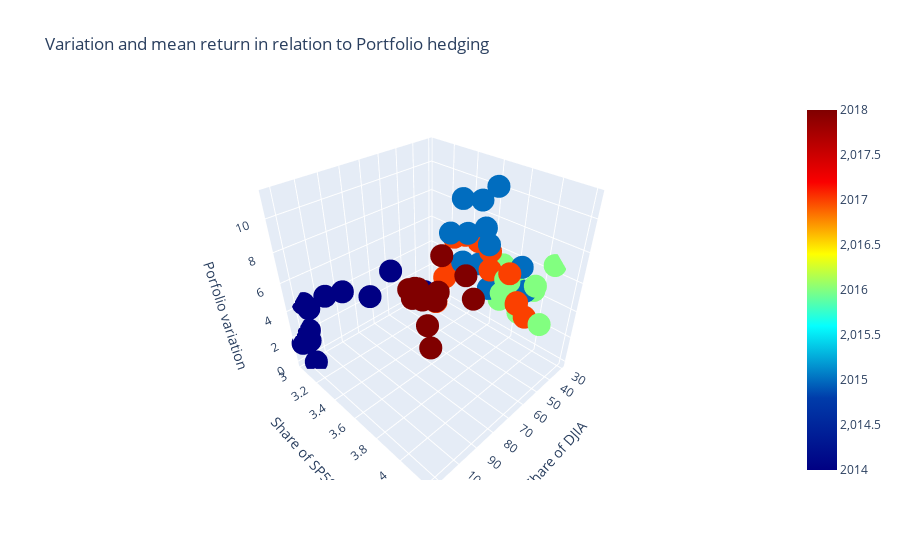

Notebook cell for this chart:
### Code cell
trace0=go.Scatter3d(
        x=df.BRENT,
        y=df["USD/PLN"],
        z=df.Adjusted_refining_margin,
        mode='markers',
        marker=dict(
       
        colorscale="Jet",
        color=df.year,
        showscale=True,
        size=8,
        opacity=1
        )
    )

data=[trace0]

figure=go.Figure(
    data=data,
    layout=go.Layout(
        scene=dict(
            xaxis=dict(title="Share of DJIA"),
            yaxis=dict(title="Share of SP500"),
            zaxis=dict(title="Porfolio variation")
           
                  ),
         title="Variation and mean return in relation to Portfolio hedging"
    ))
iplot(figure)

### Figure 1 — Plotly figure (JSON) as saved in the notebook; plotly's stock layout.template omitted (floating-point values rounded to 4 significant figures)
{"data": [{"marker": {"color": [2014, 2014, 2014, 2014, 2014, 2014, 2014, 2014, 2014, 2014, 2014, 2014, 2015, 2015, 2015, 2015, 2015, 2015, 2015, 2015, 2015, 2015, 2015, 2015, 2016, 2016, 2016, 2016, 2016, 2016, 2016, 2016, 2016, 2016, 2016, 2016, 2017, 2017, 2017, 2017, 2017, 2017, 2017, 2017, 2017, 2017, 2017, 2017, 2018, 2018, 2018, 2018, 2018, 2018, 2018, 2018, 2018, 2018, 2018, 2018], "colorscale": [[0, "rgb(0,0,131)"], [0.2, "rgb(0,60,170)"], [0.4, "rgb(5,255,255)"], [0.6, "rgb(255,255,0)"], [0.8, "rgb(250,0,0)"], [1, "rgb(128,0,0)"]], "opacity": 1, "showscale": true, "size": 8}, "mode": "markers", "type": "scatter3d", "x": [108.3, 108.9, 107.6, 107.6, 109.6, 111.7, 106.6, 101.6, 97.3, 87.4, 78.9, 62.5, 47.9, 58.1, 55.9, 59.8, 64.3, 61.7, 56.5, 46.6, 47.6, 48.6, 44.3, 38.2, 30.7, 32.5, 38.5, 41.5, 46.9, 48.3, 45.1, 45.8, 46.7, 49.7, 45.1, 53.6, 54.7, 55.1, 51.6, 52.5, 50.4, 46.5, 48.6, 51.6, 56, 57.4, 62.6, 64.2, 69.2, 65.2, 65.9, 71.8, 76.9, 74.3, 74.3, 72.6, 78.9, 81.2, 64.7, 57.4], "y": [3.07, 3.06, 3.04, 3.03, 3.04, 3.04, 3.06, 3.15, 3.25, 3.32, 3.38, 3.42, 3.69, 3.68, 3.81, 3.73, 3.66, 3.71, 3.78, 3.77, 3.75, 3.78, 3.96, 3.95, 4.06, 3.96, 3.87, 3.8, 3.9, 3.92, 3.98, 3.84, 3.86, 3.91, 4.07, 4.2, 4.11, 4.05, 4.02, 3.96, 3.8, 3.75, 3.68, 3.61, 3.58, 3.63, 3.6, 3.55, 3.41, 3.37, 3.41, 3.42, 3.62, 3.69, 3.71, 3.71, 3.69, 3.75, 3.79, 3.77], "z": [-0.1, 1.7, 2.3, 4.3, 1.5, 1.6, 4.0, 5, 5.5, 4.8, 6.3, 3.9, 6.2, 6.9, 9.4, 9, 9, 11, 10.9, 11.2, 7.7, 4.9, 6.9, 4.8, 6.6, 4.5, 4.9, 6.2, 5.8, 6, 3.9, 4.2, 4.8, 6.2, 6.2, 4.9, 5, 5.6, 5.3, 7, 6.4, 7.2, 7.7, 8, 8, 6.2, 5.8, 3.9, 3.8, 4.1, 4.3, 4.7, 5.3, 5.4, 6.1, 8.3, 4.0, 2.9, 6.9, 4.7]}], "layout": {"scene": {"xaxis": {"title": {"text": "Share of DJIA"}}, "yaxis": {"title": {"text": "Share of SP500"}}, "zaxis": {"title": {"text": "Porfolio variation"}}}, "title": {"text": "Variation and mean return in relation to Portfolio hedging"}}}
